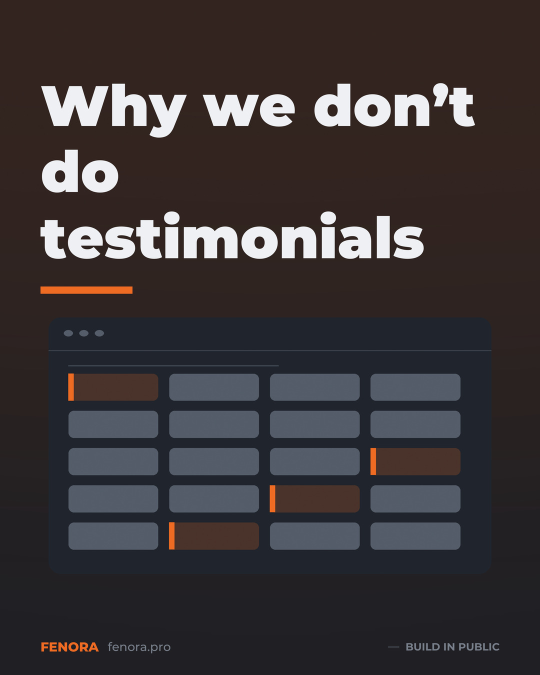
#> input picture render/jpg/BP-01_4x5.jpg, 1080 x 1350 px (shown at 1/2 size)
$ python -i core.py   (imports and definitions only)
#> lines starting #> are read from the running program, lines starting #| are printed output that depends on the picture
#> further down, picture is the input picture: PIL image 1080x1350 RGB; mean R, G, B 59, 53.3, 55
#!/usr/bin/env python3
"""
Fenora — brand image renderer.

Produces a designed, on-brand image for every post in the library.
Draws real window geometry as vector art (sash, casement, bay, cill section,
sightline diagrams, frame profiles) rather than generic filler, and composites
the Fenora mark, palette and typography system on top.

  python3 render.py            → all 251 posts
  python3 render.py TP-01 ND-05 → just those
  python3 render.py --contact  → contact sheet
"""
import json
import math
import os
import re
import sys
import random

from PIL import Image, ImageDraw, ImageFont, ImageFilter, ImageEnhance

HERE = os.path.dirname(os.path.abspath(__file__))
ROOT = os.path.dirname(HERE)
OUT = os.path.join(HERE, "png")
AI = os.path.join(ROOT, "assets", "ai")
FONT = os.path.join(ROOT, "assets", "fonts", "MontserratVar.ttf")
SS = 2  # supersample factor

# [1 line not run here, left out]

# ── Brand ────────────────────────────────────────────────────────────────
ORANGE = (242, 107, 33)
ORANGE_D = (196, 80, 20)
PAL = {
    "charcoal": (27, 31, 37),
    "carbon":   (20, 23, 28),
    "slate":    (30, 34, 42),
    "paper":    (243, 240, 234),
    "bone":     (232, 228, 220),
    "white":    (242, 244, 247),
    "dim":      (120, 128, 140),
    "mute":     (86, 93, 104),
    "line":     (44, 49, 58),
}

_fc = {}


# [9 lines left out: function F, not called in this run]


def TW(d, txt, f):
    b = d.textbbox((0, 0), txt, font=f)
    return b[2] - b[0], b[3] - b[1], b[1]


# ── Canvas helpers ───────────────────────────────────────────────────────
# [5 lines left out: function new, not called in this run]


def finish(im, w, h):
    return im.resize((w, h), Image.LANCZOS)


# [51 lines left out: functions wrap, fit_text, draw_lines, glow, not called in this run]


def grain(im, amount=7):
#> called with amount = 7
    w, h = im.size
#> w = 1080; h = 1350
    n = Image.effect_noise((w // 3, h // 3), amount).convert("L").resize((w, h), Image.BILINEAR)
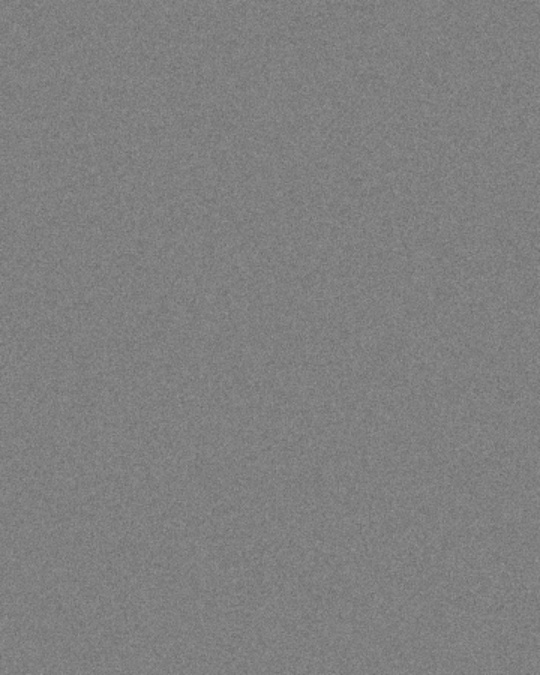
#> n: PIL image 1080x1350 L (shown at 1/2 size); min 97, max 160, mean 127.5
    n = n.filter(ImageFilter.GaussianBlur(0.6)).convert("RGB")
#> n: PIL image 1080x1350 RGB
    return Image.blend(im, Image.blend(im, n, 0.5), 0.055)


# ══════════════════════════ WINDOW GEOMETRY ══════════════════════════════
def rr(d, box, r, **kw):
    d.rounded_rectangle(box, radius=r, **kw)


# [238 lines left out: functions frame_win, arched, sash_window, casement, frame_section, cill_detail and 11 more, not called in this run]


def _ink(light):
    return PAL["charcoal"] if light else PAL["white"]


def _glass(light):
    return (150, 170, 196, 105) if light else (172, 190, 212, 95)


def _draw_ink(light):
    return (52, 58, 68) if light else (226, 232, 240)


# [153 lines left out: functions hero_mark, kicker, lay_kicker, lay_statement, lay_number, lay_quote and 4 more, not called in this run]


# ══════════════════════════ GEOMETRY PICKER ═════════════════════════════
GEOMS = {
    "arched":     lambda d, W, y, h, i, g, a: arched(d, W / 2, y + h * 0.06, h * 0.80, h * 0.88, i, g),
    "sash":       lambda d, W, y, h, i, g, a: sash_window(d, W * 0.235, y + h * 0.02, W * 0.53, h * 0.90, i, g, over=2, cols=3),
    "sash6":      lambda d, W, y, h, i, g, a: sash_window(d, W * 0.235, y + h * 0.02, W * 0.53, h * 0.90, i, g, over=3, cols=2),
    "casement":   lambda d, W, y, h, i, g, a: casement(d, W * 0.215, y + h * 0.03, W * 0.57, h * 0.88, i, g),
    "glazing":    lambda d, W, y, h, i, g, a: glaze_pattern(d, W * 0.255, y + h * 0.03, W * 0.49, h * 0.88, i, g, 3, 3, "astragal"),
    "sightline":  lambda d, W, y, h, i, g, a: sightline(d, W * 0.195, y + h * 0.02, W * 0.52, h * 0.92, i, g, a, "t"),
    "section":    lambda d, W, y, h, i, g, a: frame_section(d, W * 0.44, y + h * 0.5, W * 0.60, h * 0.80, i, g, a),
    "cill":       lambda d, W, y, h, i, g, a: cill_detail(d, W * 0.16, y + h * 0.30, W * 0.62, i, g, a),
    "bay":        lambda d, W, y, h, i, g, a: bay_plan(d, W / 2, y + h * 0.52, W * 0.66, i, g, a),
    "reveal":     lambda d, W, y, h, i, g, a: reveal_section(d, W * 0.19, y + h * 0.04, W * 0.55, h * 0.90, i, g, a),
    "door":       lambda d, W, y, h, i, g, a: door_panel(d, W * 0.285, y + h * 0.03, W * 0.43, h * 0.88, i, g, 2, a),
    "trickle":    lambda d, W, y, h, i, g, a: trickle(d, W * 0.22, y + h * 0.40, W * 0.56, i, g, a),
    "van":        lambda d, W, y, h, i, g, a: van_load(d, W * 0.16, y + h * 0.02, W * 0.62, h * 0.94, i, g, a),
    "ui":         lambda d, W, y, h, i, g, a: ui_mock(d, W * 0.065, y + h * 0.02, W * 0.87, h * 0.96, i, g, a),
    "phone":      lambda d, W, y, h, i, g, a: phone_mock(d, W * 0.325, y, W * 0.35, h * 0.98, i, g, a),
}

KEY = [
    (r"sash\b|sashes", "sash"),
    (r"\bcill\b|\bsill\b|dog.?ear|projection|horn", "cill"),
    (r"sightline|glass area|how much glass|28%|glazing bar|astragal|georgian|pane", "sightline"),
    (r"\bbay\b|coupled|oriel|porch|45°|45 degree|30°", "bay"),
    (r"reveal|plaster|architrave|return\b", "reveal"),
    (r"section|frame|profile|u-?value|psi|thermal|spacer|argon|sealed unit|glazing|trickle", "section"),
    (r"door|french|stable|bifold|sliding", "door"),
    (r"delivery|load|van|frame rack|payload|route|drop", "van"),
    (r"survey app|phone|offline|site|crm|record|job finder|dashboard|system|software", "ui"),
    (r"casement|tilt|flush casement|opener", "casement"),
]

GEOM_BY_PILLAR = {
    "trade-pain": "reveal", "nerd-detail": "sightline", "customer-reality": "arched",
    "planning": "arched", "money": "ui", "contrarian": "sash",
    "wip": "ui", "build-in-public": "ui", "team": "arched",
}


# [26 lines left out: functions pick_geom, pick_layout, not called in this run]


def light_bg(p):
    return p["id"] in LIGHT_SET


LIGHT_SET = set()

>>> from PIL import Image
>>> picture = Image.open('jpg/BP-01_4x5.jpg')
>>> result = grain(picture)
